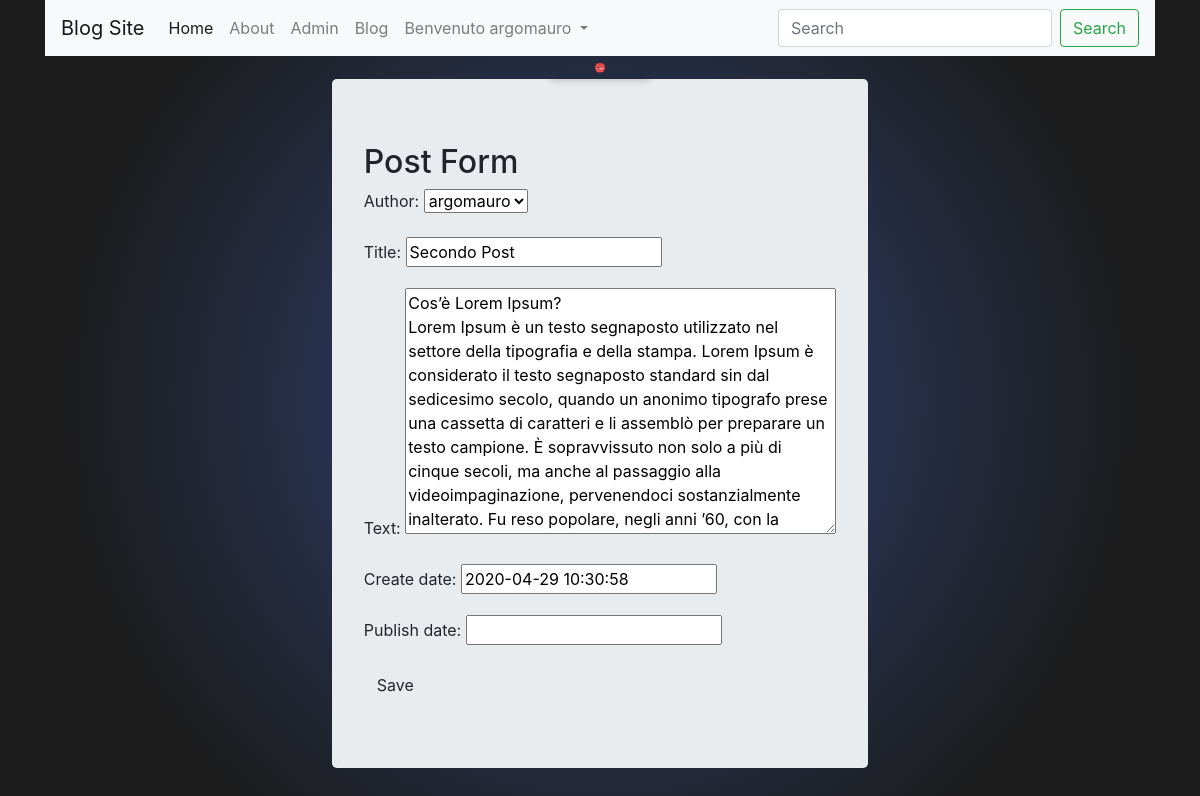
Page /blog/post/2/edit (signed in) on the earlier database version.
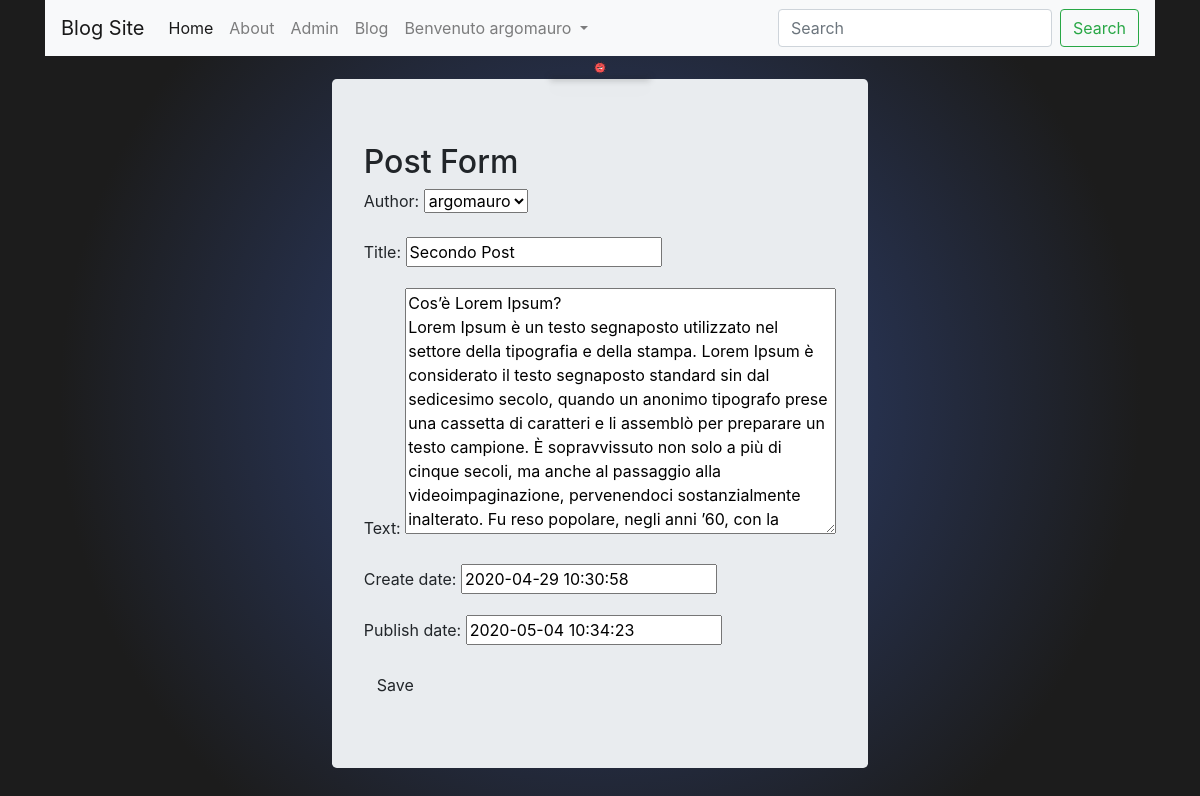
Same page on the later database version.
### blog_app/models.py (models this page shows, shortened)
class Post(models.Model):
    author = models.ForeignKey('auth.User', on_delete=models.DO_NOTHING)
    title = models.CharField(max_length=200)
    text = models.TextField()
    create_date = models.DateTimeField(default=timezone.now)
    publish_date = models.DateTimeField(blank=True, null=True)
    tags = TaggableManager()

### blog_app/views.py (the view)
# urls.py: path('post/<int:pk>/edit',views.PostUpdateView.as_view(),name='post_edit'),
class PostUpdateView(LoginRequiredMixin,UpdateView):
    redirect_field_name='post_form.html'
    model = Post
    fields = '__all__'

### blog_app/templates/blog_app/post_form.html (shortened to what this page needs)
{% extends 'blog_app/base.html' %} {% block title%} Post Form {% endblock%} {% block bodyblock%}
<div class='jumbotron'>
    <h2>Post Form</h2>
    <form method="POST" class="post-form">
        {% csrf_token %} {{form.as_p}}
        <button type="submit" class="save btn btn-default">Save</button>
    </form>
</div>{%endblock%}

Differences in the rows shown:
changed Post "argomauro": publish_date (not shown) → "2020-05-04 10:34:23"
